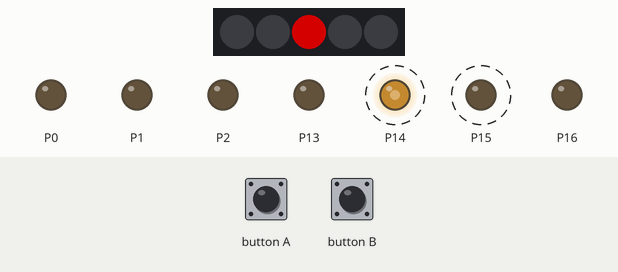
Recording of a program running on a simulated BBC micro:bit running MicroPython. Parts: 5 RGB LEDs in strip order, left to right, output pins drawn as LEDs (lit = HIGH). Dashed ring = blinking. The inputs (shaded band) are chosen by the test bench. Dim RGB values are drawn brighter than linear.

Above: at 1.2 s.
1.3 s: button A pressed for 2.6 s
At 2.4 s:
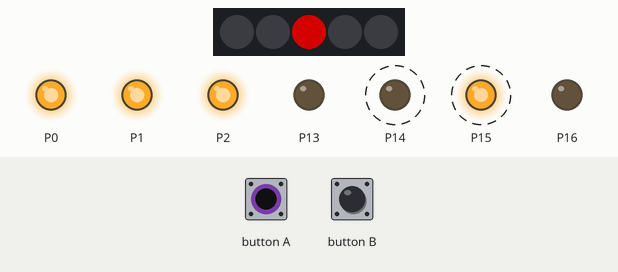
6.5 s: button B pressed for 2.6 s
At 8.3 s:
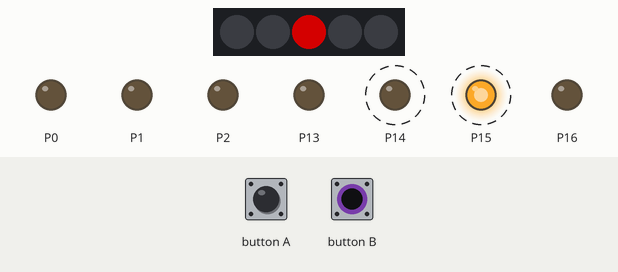
Timing chart, 0 to 19.5 s (numbered marks = the images above; inputs shaded):
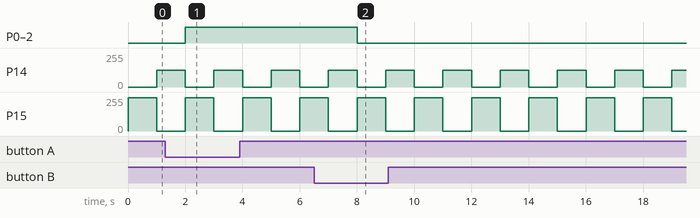

The program:

kitronikklipmotor.py
```python
# (licence header left out)
from microbit import *
import neopixel

class KitronikKlipMotor:
    # Function to control the turning on of motors
    # Each motor can have different direction and speed
    def motorOn(self, motor, direction, speed):

        if speed > 100:
            speed = 100
        elif speed < 0:
            speed = 0
        speed = speed * 10
        if motor == "Motor1":
            if direction == "forward":
                pin15.write_analog(speed)
                pin16.write_digital(0)
            elif direction == "reverse":
                pin16.write_analog(speed)
                pin15.write_digital(0)
        elif motor == "Motor2":
            if direction == "forward":
                pin13.write_analog(speed)
                pin14.write_digital(0)
            elif direction == "reverse":
                pin14.write_analog(speed)
                pin13.write_digital(0)

    # Function to control the turning off of motors
    def motorOff(self, motor):
        if motor == "Motor1":
            pin15.write_digital(0)
            pin16.write_digital(0)
        elif motor == "Motor2":
            pin13.write_digital(0)
            pin14.write_digital(0)

# Create a new instance of the Klip Motor class
klip = KitronikKlipMotor
# Setup a string of 5 ZIP LEDs attached to the Klip Motor board
# NOTE: ZIP LEDs must be connected to Pin 8 on the BBC micro:bit
zip_leds = neopixel.NeoPixel(pin8, 5)
# Set the 3rd ZIP LED in the string to be red and turn it on
zip_leds[2] = (128, 0, 0)
zip_leds.show()

while True:
    # Drive Motor 1 forward at 100% speed for 1s, then turn off
    klip.motorOn(klip, "Motor1", "forward", 100)
    sleep(1000)
    klip.motorOff(klip, "Motor1")
    # Drive Motor 2 in reverse at 50% speed for 1s, then turn off
    klip.motorOn(klip, "Motor2", "reverse", 50)
    sleep(1000)
    klip.motorOff(klip, "Motor2")
    # Check to see if BBC micro:bit button a is pressed
    # If it is pressed, write the Pin0, 1 and 2 outputs to be digital 1
    if button_a.is_pressed():
        pin0.write_digital(1)
        pin1.write_digital(1)
        pin2.write_digital(1)
    # Check to see if BBC micro:bit button b is pressed
    # If it is pressed, write the Pin0, 1 and 2 outputs to be digital 0
    if button_b.is_pressed():
        pin0.write_digital(0)
        pin1.write_digital(0)
        pin2.write_digital(0)
```

Measured:
- after the input at 1.3 s, P0–2: LOW → HIGH after 0.70 s
- after the input at 6.5 s, P0–2: HIGH → LOW after 1.5 s
- by itself, P14: alternates 125/255 for 1.0 s and 0/255 for 1.0 s
- by itself, P15: alternates 249/255 for 1.0 s and 0/255 for 1.0 s
